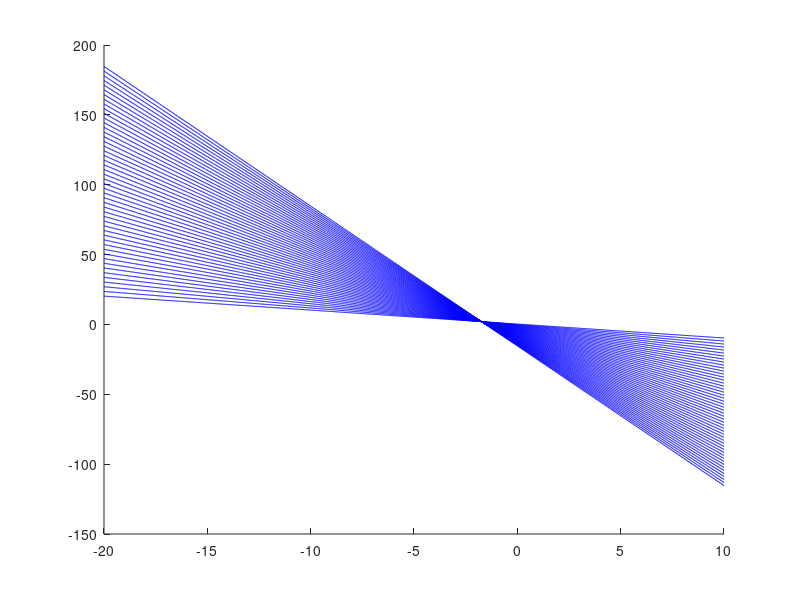
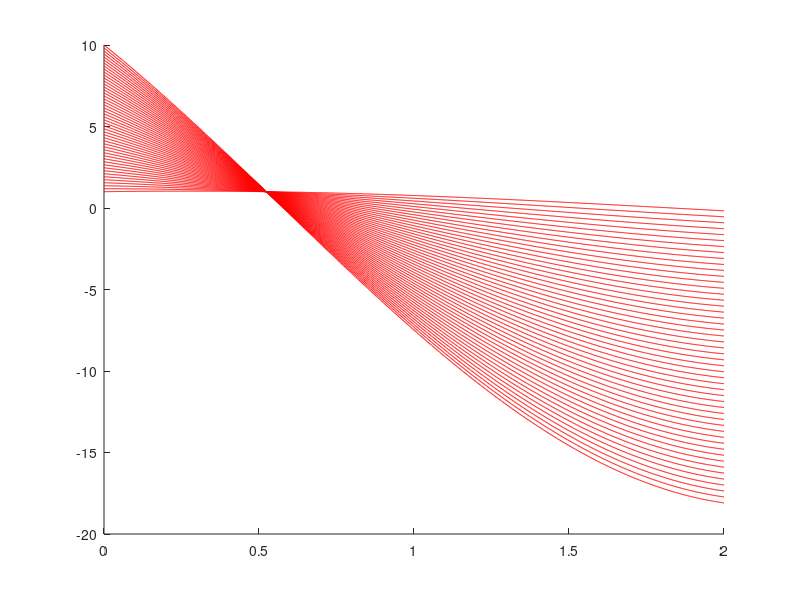

Here is the MATLAB script that generated these plots, in order:
clear,clc,close all

x = linspace(1,10,50);
y = 2 - sqrt(3)*x;

% b = -xi * a + yi

figure(1)
hold on
a = linspace(-20,10,1000);
for m = 1:50
	b = -x(m).*a + y(m);
	plot(a,b,'b')
end
hold off

figure(2)
hold on
theta = linspace(0,2,1000);
for m = 1:50
	pho = x(m)*cos(theta) + y(m)*sin(theta);
	plot(theta,pho,'r')
end
hold off